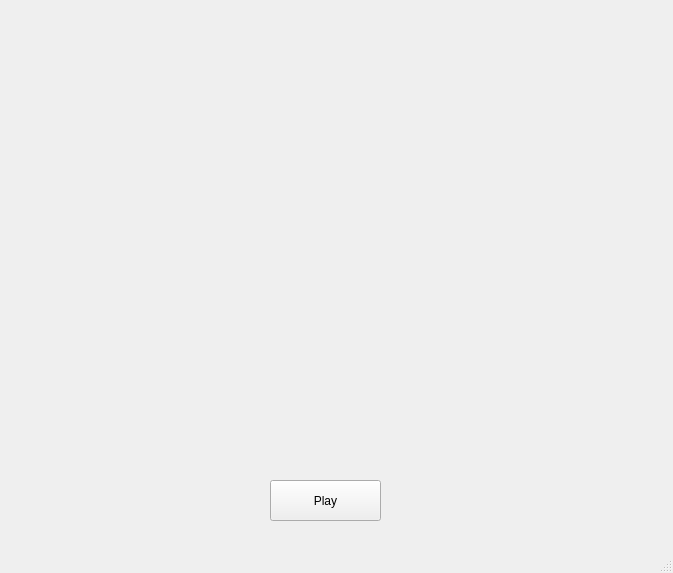
<?xml version="1.0" encoding="UTF-8"?>
<ui version="4.0">
 <class>MainWindow</class>
 <widget class="QMainWindow" name="MainWindow">
  <property name="geometry">
   <rect>
    <x>0</x>
    <y>0</y>
    <width>673</width>
    <height>573</height>
   </rect>
  </property>
  <property name="windowTitle">
   <string>MainWindow</string>
  </property>
  <widget class="QWidget" name="centralwidget">
   <widget class="QLabel" name="label">
    <property name="geometry">
     <rect>
      <x>60</x>
      <y>-20</y>
      <width>541</width>
      <height>501</height>
     </rect>
    </property>
    <property name="text">
     <string/>
    </property>
    <property name="pixmap">
     <pixmap>disabled.png</pixmap>
    </property>
    <property name="alignment">
     <set>Qt::AlignCenter</set>
    </property>
   </widget>
   <widget class="QPushButton" name="pushButton">
    <property name="geometry">
     <rect>
      <x>270</x>
      <y>480</y>
      <width>111</width>
      <height>41</height>
     </rect>
    </property>
    <property name="text">
     <string>Play</string>
    </property>
   </widget>
  </widget>
  <widget class="QMenuBar" name="menubar">
   <property name="geometry">
    <rect>
     <x>0</x>
     <y>0</y>
     <width>673</width>
     <height>21</height>
    </rect>
   </property>
  </widget>
  <widget class="QStatusBar" name="statusbar"/>
 </widget>
 <resources/>
 <connections/>
</ui>
